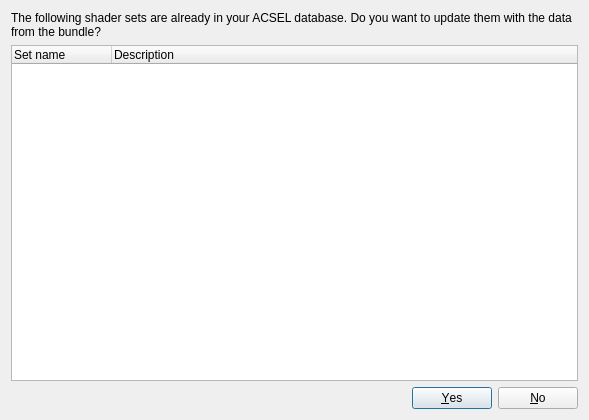
<?xml version="1.0" encoding="UTF-8"?>
<ui version="4.0">
 <class>AcselOverwriteConfirm</class>
 <widget class="QDialog" name="AcselOverwriteConfirm">
  <property name="geometry">
   <rect>
    <x>0</x>
    <y>0</y>
    <width>589</width>
    <height>420</height>
   </rect>
  </property>
  <property name="windowTitle">
   <string>Confirmation</string>
  </property>
  <layout class="QGridLayout" name="gridLayout">
   <item row="0" column="0">
    <widget class="QLabel" name="label">
     <property name="text">
      <string>The following shader sets are already in your ACSEL database. Do you want to update them with the data from the bundle?</string>
     </property>
     <property name="wordWrap">
      <bool>true</bool>
     </property>
    </widget>
   </item>
   <item row="1" column="0">
    <widget class="QTreeWidget" name="shaderList">
     <property name="rootIsDecorated">
      <bool>false</bool>
     </property>
     <property name="columnCount">
      <number>2</number>
     </property>
     <column>
      <property name="text">
       <string>Set name</string>
      </property>
     </column>
     <column>
      <property name="text">
       <string>Description</string>
      </property>
     </column>
    </widget>
   </item>
   <item row="2" column="0">
    <widget class="QDialogButtonBox" name="buttonBox">
     <property name="orientation">
      <enum>Qt::Horizontal</enum>
     </property>
     <property name="standardButtons">
      <set>QDialogButtonBox::No|QDialogButtonBox::Yes</set>
     </property>
    </widget>
   </item>
  </layout>
 </widget>
 <resources/>
 <connections>
  <connection>
   <sender>buttonBox</sender>
   <signal>accepted()</signal>
   <receiver>AcselOverwriteConfirm</receiver>
   <slot>accept()</slot>
   <hints>
    <hint type="sourcelabel">
     <x>248</x>
     <y>254</y>
    </hint>
    <hint type="destinationlabel">
     <x>157</x>
     <y>274</y>
    </hint>
   </hints>
  </connection>
  <connection>
   <sender>buttonBox</sender>
   <signal>rejected()</signal>
   <receiver>AcselOverwriteConfirm</receiver>
   <slot>reject()</slot>
   <hints>
    <hint type="sourcelabel">
     <x>316</x>
     <y>260</y>
    </hint>
    <hint type="destinationlabel">
     <x>286</x>
     <y>274</y>
    </hint>
   </hints>
  </connection>
 </connections>
</ui>
